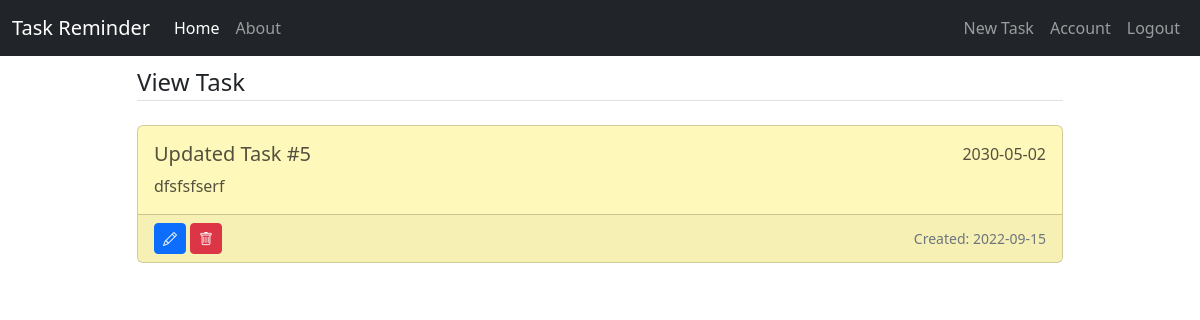
Before: /task/6 (signed in) with the older database file.
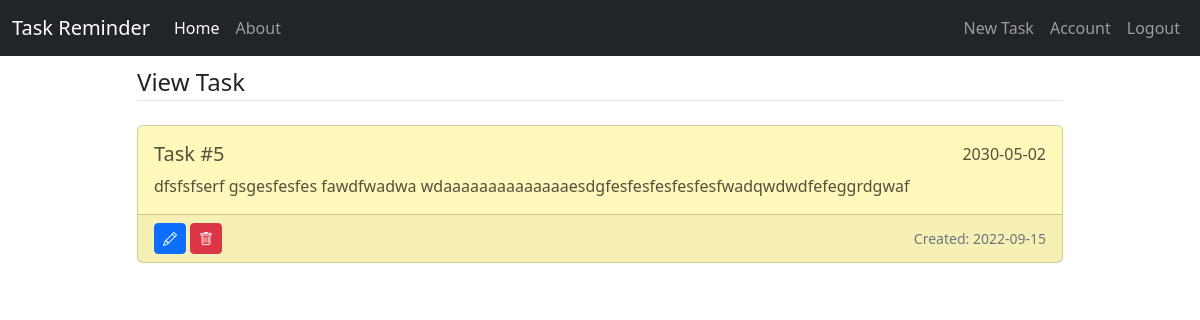
After: the same page with the newer database file.
### task_app/models.py (models this page shows, shortened)
class Task(db.Model):
    id = db.Column(db.Integer, primary_key=True)
    title = db.Column(db.String(100), nullable=False)
    content = db.Column(db.Text)
    date_created = db.Column(db.Date, nullable=False, default=datetime.utcnow)
    date_tasked = db.Column(db.Date, nullable=True, default=None)
    user_id = db.Column(db.Integer, db.ForeignKey("user.id"), nullable=False)

### task_app/tasks/routes.py (the view)
@tasks.route("/task/<int:task_id>", methods=["GET", "POST"])
@login_required
def task(task_id):
    task = Task.query.get_or_404(task_id)
    if task.user_id != current_user.id:
        abort(403)
    return render_template("task.html", task=task)

### task_app/models.py (called while the page is built)
@login_manager.user_loader
def load_user(user_id):
    return User.query.get(int(user_id))

### task_app/templates/task.html (shortened to what this page needs)
{% extends "layout.html" %}
{% block content %}
  <legend class="border-bottom mb-4">View Task</legend>
  <div class="card text-justify mb-4">
      <div class="card-body">
          <div class="d-flex">
              <h5 class="card-title">{{ task.title }}</h5>
              <span class="card-text ms-auto">
                  {{ task.date_tasked if task.date_tasked else "" }}
              </span>
          </div>
          <p class="card-text">{{ task.content }}</p>
      </div>
      <div class="card-footer text-muted d-flex align-items-center">
          <a class="btn btn-primary btn-sm me-1" href="{{ url_for('tasks.update_task', task_id=task.id) }}">
            <i class="bi bi-pencil"></i>
          </a>
          <button type="button" class="btn btn-danger btn-sm" data-bs-toggle="modal" data-bs-target="#deleteModal">
            <i class="bi bi-trash"></i>
          </button>
          <small class="ms-auto">Created: {{ task.date_created.strftime("%Y-%m-%d") }}</small>
      </div>
  </div>
{% endblock content %}

Changed rows visible on the page:
changed Task: title "Updated Task #5" → "Task #5"; content "dfsfsfserf" → "dfsfsfserf gsgesfesfes fawdfwadwa wdaaaaaaaaaaaaaaesdgfesfesfesfesfesfwadqwdwdfefeggrdgwaf"
